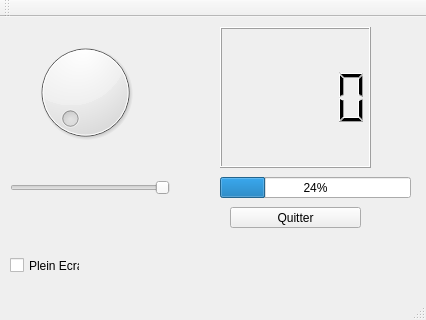
<?xml version="1.0" encoding="UTF-8"?>
<ui version="4.0">
 <class>MainWindow</class>
 <widget class="QMainWindow" name="MainWindow">
  <property name="geometry">
   <rect>
    <x>0</x>
    <y>0</y>
    <width>426</width>
    <height>320</height>
   </rect>
  </property>
  <property name="windowTitle">
   <string>MainWindow</string>
  </property>
  <widget class="QWidget" name="centralWidget">
   <widget class="QProgressBar" name="progressBar">
    <property name="geometry">
     <rect>
      <x>220</x>
      <y>160</y>
      <width>191</width>
      <height>21</height>
     </rect>
    </property>
    <property name="value">
     <number>24</number>
    </property>
   </widget>
   <widget class="QLCDNumber" name="lcdNumber">
    <property name="geometry">
     <rect>
      <x>220</x>
      <y>10</y>
      <width>151</width>
      <height>141</height>
     </rect>
    </property>
   </widget>
   <widget class="QSlider" name="horizontalSlider">
    <property name="geometry">
     <rect>
      <x>10</x>
      <y>160</y>
      <width>160</width>
      <height>22</height>
     </rect>
    </property>
    <property name="orientation">
     <enum>Qt::Horizontal</enum>
    </property>
    <property name="invertedAppearance">
     <bool>true</bool>
    </property>
   </widget>
   <widget class="QDial" name="dial">
    <property name="geometry">
     <rect>
      <x>30</x>
      <y>0</y>
      <width>111</width>
      <height>151</height>
     </rect>
    </property>
    <property name="maximum">
     <number>100</number>
    </property>
   </widget>
   <widget class="QCheckBox" name="checkBox">
    <property name="geometry">
     <rect>
      <x>10</x>
      <y>240</y>
      <width>70</width>
      <height>17</height>
     </rect>
    </property>
    <property name="text">
     <string>Plein Ecran</string>
    </property>
   </widget>
   <widget class="QPushButton" name="ExitButton">
    <property name="geometry">
     <rect>
      <x>230</x>
      <y>190</y>
      <width>131</width>
      <height>21</height>
     </rect>
    </property>
    <property name="text">
     <string>Quitter</string>
    </property>
   </widget>
  </widget>
  <widget class="QMenuBar" name="menuBar">
   <property name="geometry">
    <rect>
     <x>0</x>
     <y>0</y>
     <width>426</width>
     <height>21</height>
    </rect>
   </property>
  </widget>
  <widget class="QToolBar" name="mainToolBar">
   <attribute name="toolBarArea">
    <enum>TopToolBarArea</enum>
   </attribute>
   <attribute name="toolBarBreak">
    <bool>false</bool>
   </attribute>
  </widget>
  <widget class="QStatusBar" name="statusBar"/>
 </widget>
 <layoutdefault spacing="6" margin="11"/>
 <resources/>
 <connections>
  <connection>
   <sender>ExitButton</sender>
   <signal>clicked()</signal>
   <receiver>MainWindow</receiver>
   <slot>close()</slot>
   <hints>
    <hint type="sourcelabel">
     <x>262</x>
     <y>236</y>
    </hint>
    <hint type="destinationlabel">
     <x>205</x>
     <y>239</y>
    </hint>
   </hints>
  </connection>
  <connection>
   <sender>dial</sender>
   <signal>sliderMoved(int)</signal>
   <receiver>lcdNumber</receiver>
   <slot>display(int)</slot>
   <hints>
    <hint type="sourcelabel">
     <x>100</x>
     <y>141</y>
    </hint>
    <hint type="destinationlabel">
     <x>257</x>
     <y>121</y>
    </hint>
   </hints>
  </connection>
  <connection>
   <sender>dial</sender>
   <signal>sliderMoved(int)</signal>
   <receiver>progressBar</receiver>
   <slot>setValue(int)</slot>
   <hints>
    <hint type="sourcelabel">
     <x>114</x>
     <y>160</y>
    </hint>
    <hint type="destinationlabel">
     <x>247</x>
     <y>203</y>
    </hint>
   </hints>
  </connection>
  <connection>
   <sender>dial</sender>
   <signal>sliderMoved(int)</signal>
   <receiver>horizontalSlider</receiver>
   <slot>setValue(int)</slot>
   <hints>
    <hint type="sourcelabel">
     <x>78</x>
     <y>93</y>
    </hint>
    <hint type="destinationlabel">
     <x>57</x>
     <y>204</y>
    </hint>
   </hints>
  </connection>
 </connections>
</ui>
